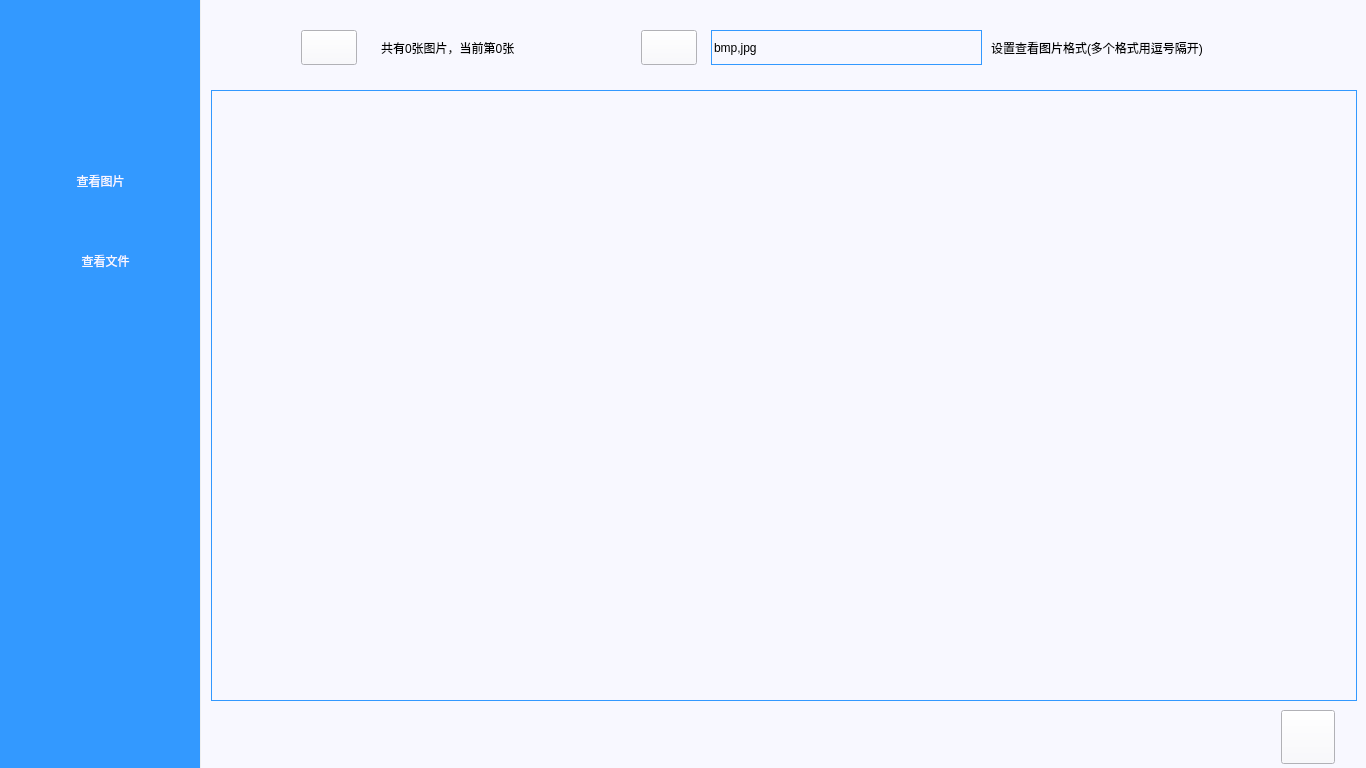
<?xml version="1.0" encoding="UTF-8"?>
<ui version="4.0">
 <class>showPictureDialog</class>
 <widget class="QDialog" name="showPictureDialog">
  <property name="geometry">
   <rect>
    <x>0</x>
    <y>0</y>
    <width>1366</width>
    <height>768</height>
   </rect>
  </property>
  <property name="windowTitle">
   <string>Dialog</string>
  </property>
  <widget class="QWidget" name="widget" native="true">
   <property name="geometry">
    <rect>
     <x>0</x>
     <y>0</y>
     <width>200</width>
     <height>768</height>
    </rect>
   </property>
   <property name="styleSheet">
    <string notr="true">border-style:solid;
background-color: rgb(51, 153, 255);




</string>
   </property>
   <widget class="QPushButton" name="pushButton">
    <property name="geometry">
     <rect>
      <x>69</x>
      <y>40</y>
      <width>57</width>
      <height>57</height>
     </rect>
    </property>
    <property name="focusPolicy">
     <enum>Qt::NoFocus</enum>
    </property>
    <property name="styleSheet">
     <string notr="true">background:transparent;
border-image: url(:/re/back.png);</string>
    </property>
    <property name="text">
     <string/>
    </property>
    <property name="flat">
     <bool>true</bool>
    </property>
   </widget>
   <widget class="QLabel" name="label_rfid">
    <property name="geometry">
     <rect>
      <x>16</x>
      <y>167</y>
      <width>17</width>
      <height>27</height>
     </rect>
    </property>
    <property name="styleSheet">
     <string notr="true">border-image: url(:/LCD_CS351/LCD_CS351/logo/triangle.png);</string>
    </property>
    <property name="text">
     <string/>
    </property>
   </widget>
   <widget class="QPushButton" name="pushButton_rfid">
    <property name="geometry">
     <rect>
      <x>35</x>
      <y>160</y>
      <width>131</width>
      <height>41</height>
     </rect>
    </property>
    <property name="focusPolicy">
     <enum>Qt::NoFocus</enum>
    </property>
    <property name="styleSheet">
     <string notr="true">QPushButton{
    border:none;
    background:transparent;
    font: 18pt &quot;黑体&quot;;
    color: rgb(248, 248, 255);
}</string>
    </property>
    <property name="text">
     <string>查看图片</string>
    </property>
    <property name="autoDefault">
     <bool>false</bool>
    </property>
    <property name="flat">
     <bool>true</bool>
    </property>
   </widget>
   <widget class="QPushButton" name="btnEncoder">
    <property name="geometry">
     <rect>
      <x>40</x>
      <y>240</y>
      <width>131</width>
      <height>41</height>
     </rect>
    </property>
    <property name="styleSheet">
     <string notr="true">QPushButton{
    border:none;
    background:transparent;
    font: 18pt &quot;黑体&quot;;
    color: rgb(248, 248, 255);
}</string>
    </property>
    <property name="text">
     <string>查看文件</string>
    </property>
   </widget>
  </widget>
  <widget class="QStackedWidget" name="stackedWidget">
   <property name="geometry">
    <rect>
     <x>201</x>
     <y>0</y>
     <width>1166</width>
     <height>768</height>
    </rect>
   </property>
   <property name="styleSheet">
    <string notr="true">background-color: rgb(248, 248, 255);</string>
   </property>
   <widget class="QWidget" name="page">
    <widget class="QPushButton" name="pushButton_2">
     <property name="geometry">
      <rect>
       <x>100</x>
       <y>30</y>
       <width>56</width>
       <height>35</height>
      </rect>
     </property>
     <property name="styleSheet">
      <string notr="true">border-image: url(:/LCD_CS351/LCD_CS351/logo/left.jpg);</string>
     </property>
     <property name="text">
      <string/>
     </property>
    </widget>
    <widget class="QPushButton" name="pushButton_3">
     <property name="geometry">
      <rect>
       <x>440</x>
       <y>30</y>
       <width>56</width>
       <height>35</height>
      </rect>
     </property>
     <property name="styleSheet">
      <string notr="true">border-image: url(:/LCD_CS351/LCD_CS351/logo/right.jpg);</string>
     </property>
     <property name="text">
      <string/>
     </property>
    </widget>
    <widget class="QLabel" name="label">
     <property name="geometry">
      <rect>
       <x>10</x>
       <y>90</y>
       <width>1146</width>
       <height>611</height>
      </rect>
     </property>
     <property name="styleSheet">
      <string notr="true">border-width:1px;  
border-style:solid;
border-color: rgb(51, 153, 255);</string>
     </property>
     <property name="text">
      <string/>
     </property>
    </widget>
    <widget class="QLabel" name="label_2">
     <property name="geometry">
      <rect>
       <x>180</x>
       <y>30</y>
       <width>241</width>
       <height>35</height>
      </rect>
     </property>
     <property name="styleSheet">
      <string notr="true">font: 12pt &quot;黑体&quot;;</string>
     </property>
     <property name="text">
      <string>共有0张图片，当前第0张</string>
     </property>
    </widget>
    <widget class="QLabel" name="label_3">
     <property name="geometry">
      <rect>
       <x>340</x>
       <y>0</y>
       <width>791</width>
       <height>30</height>
      </rect>
     </property>
     <property name="styleSheet">
      <string notr="true">font: 10pt &quot;黑体&quot;;</string>
     </property>
     <property name="text">
      <string/>
     </property>
    </widget>
    <widget class="QLineEdit" name="lineEdit_pdmname">
     <property name="geometry">
      <rect>
       <x>510</x>
       <y>30</y>
       <width>271</width>
       <height>35</height>
      </rect>
     </property>
     <property name="focusPolicy">
      <enum>Qt::ClickFocus</enum>
     </property>
     <property name="styleSheet">
      <string notr="true">font: 14pt &quot;黑体&quot;;
border-width:1px; 
border-style:solid; 
border-color:rgb(51, 153, 255); 
margin-top: 0ex;</string>
     </property>
     <property name="text">
      <string>bmp,jpg</string>
     </property>
    </widget>
    <widget class="QLabel" name="label_4">
     <property name="geometry">
      <rect>
       <x>790</x>
       <y>30</y>
       <width>301</width>
       <height>35</height>
      </rect>
     </property>
     <property name="styleSheet">
      <string notr="true">font: 12pt &quot;黑体&quot;;</string>
     </property>
     <property name="text">
      <string>设置查看图片格式(多个格式用逗号隔开)</string>
     </property>
    </widget>
    <widget class="QPushButton" name="pushButton_32">
     <property name="geometry">
      <rect>
       <x>1080</x>
       <y>710</y>
       <width>54</width>
       <height>54</height>
      </rect>
     </property>
     <property name="focusPolicy">
      <enum>Qt::NoFocus</enum>
     </property>
     <property name="styleSheet">
      <string notr="true">border-image: url(:/LCD_CS351/LCD_CS351/logo/saves.bmp);</string>
     </property>
     <property name="text">
      <string/>
     </property>
     <property name="flat">
      <bool>false</bool>
     </property>
    </widget>
    <widget class="QPushButton" name="pushButton_21">
     <property name="enabled">
      <bool>true</bool>
     </property>
     <property name="geometry">
      <rect>
       <x>980</x>
       <y>710</y>
       <width>54</width>
       <height>54</height>
      </rect>
     </property>
     <property name="focusPolicy">
      <enum>Qt::NoFocus</enum>
     </property>
     <property name="styleSheet">
      <string notr="true">border-image: url(:/LCD_CS351/LCD_CS351/logo/cancel.bmp);</string>
     </property>
     <property name="text">
      <string/>
     </property>
     <property name="flat">
      <bool>true</bool>
     </property>
    </widget>
   </widget>
   <widget class="QWidget" name="page_2"/>
  </widget>
  <widget class="QLabel" name="label_5">
   <property name="geometry">
    <rect>
     <x>0</x>
     <y>0</y>
     <width>0</width>
     <height>0</height>
    </rect>
   </property>
   <property name="styleSheet">
    <string notr="true">background-color: rgb(0, 0, 0);</string>
   </property>
   <property name="text">
    <string/>
   </property>
  </widget>
 </widget>
 <resources/>
 <connections/>
</ui>
